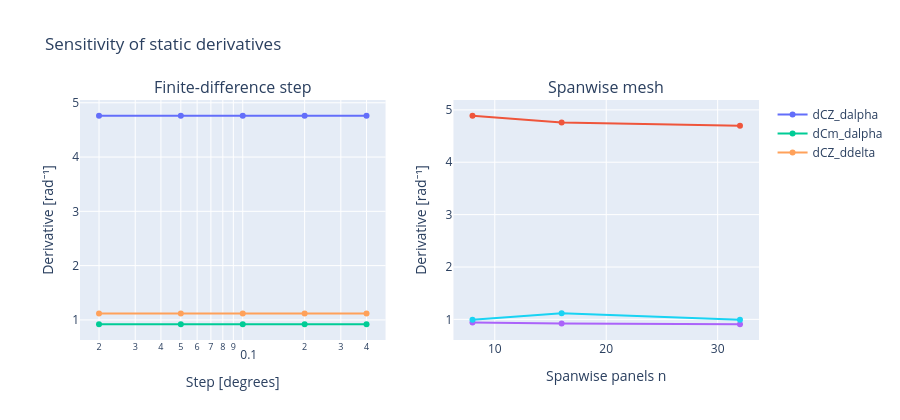

The notebook cell saved with this chart:
### Markdown cell above
## 6. Step-Size and Mesh Sensitivity

A central difference is local to the operating point. Compare several angular steps at a fixed mesh, then refine the spanwise panel count while keeping the chordwise count and step fixed. A plateau in step size or a small difference between two meshes is useful evidence, but neither proves mesh convergence or physical accuracy. Near geometric discontinuities, panel-boundary effects can affect control derivatives; inspect the results rather than assuming monotonic convergence.

### Code cell
steps_deg = np.array([0.02, 0.05, 0.1, 0.2, 0.4])
step_study = []
for step in steps_deg:
    with contextlib.redirect_stdout(io.StringIO()):
        value = case.calculate_static_derivatives(step_deg=float(step))
    step_study.append({'step_deg': step, 'dCZ_dalpha': value['alpha']['dCZ_dalpha'],
                       'dCm_dalpha': value['alpha']['dCm_dalpha'],
                       'dCZ_ddelta': value['controls']['wing_section_1']['dCZ_ddelta']})

mesh_study = []
for span_panels in (8, 16, 32):
    mesh_case = solve_case(wing, n=span_panels, m=4)
    with contextlib.redirect_stdout(io.StringIO()):
        value = mesh_case.calculate_static_derivatives(step_deg=0.1)
    mesh_study.append({'n': span_panels, 'm': 4, 'dCZ_dalpha': value['alpha']['dCZ_dalpha'],
                       'dCm_dalpha': value['alpha']['dCm_dalpha'],
                       'dCZ_ddelta': value['controls']['wing_section_1']['dCZ_ddelta']})

print('Step [deg]    dCZ/dalpha    dCm/dalpha    dCZ/ddelta [rad⁻¹]')
for row in step_study:
    print(f"{row['step_deg']:10.3f} {row['dCZ_dalpha']:+13.6f} {row['dCm_dalpha']:+13.6f} {row['dCZ_ddelta']:+13.6f}")
print('\nSpanwise meshes (m=4, step=0.1°):')
for row in mesh_study:
    print(f"n={row['n']:2d}: dCZ/dalpha={row['dCZ_dalpha']:+.6f}, dCm/dalpha={row['dCm_dalpha']:+.6f}, dCZ/ddelta={row['dCZ_ddelta']:+.6f}")
assert all(np.isfinite([row['dCZ_dalpha'], row['dCm_dalpha'], row['dCZ_ddelta']]).all() for row in step_study + mesh_study)

fig_sensitivity = make_subplots(rows=1, cols=2, subplot_titles=('Finite-difference step', 'Spanwise mesh'))
for name in ('dCZ_dalpha', 'dCm_dalpha', 'dCZ_ddelta'):
    fig_sensitivity.add_trace(go.Scatter(x=steps_deg, y=[row[name] for row in step_study], mode='lines+markers', name=name), row=1, col=1)
    fig_sensitivity.add_trace(go.Scatter(x=[row['n'] for row in mesh_study], y=[row[name] for row in mesh_study], mode='lines+markers', name=name, showlegend=False), row=1, col=2)
fig_sensitivity.update_xaxes(title_text='Step [degrees]', type='log', row=1, col=1)
fig_sensitivity.update_xaxes(title_text='Spanwise panels n', row=1, col=2)
fig_sensitivity.update_yaxes(title_text='Derivative [rad⁻¹]')
fig_sensitivity.update_layout(title='Sensitivity of static derivatives', height=420)
fig_sensitivity.show()

### Figure 1 — Plotly figure (JSON) as saved in the notebook; plotly's stock layout.template omitted (floating-point values rounded to 4 significant figures)
{"data": [{"mode": "lines+markers", "name": "dCZ_dalpha", "type": "scatter", "x": [0.02, 0.05, 0.1, 0.2, 0.4], "xaxis": "x", "y": [4.761, 4.761, 4.761, 4.761, 4.761], "yaxis": "y"}, {"mode": "lines+markers", "name": "dCZ_dalpha", "showlegend": false, "type": "scatter", "x": [8, 16, 32], "xaxis": "x2", "y": [4.887, 4.761, 4.698], "yaxis": "y2"}, {"mode": "lines+markers", "name": "dCm_dalpha", "type": "scatter", "x": [0.02, 0.05, 0.1, 0.2, 0.4], "xaxis": "x", "y": [0.9199, 0.9199, 0.9199, 0.9199, 0.9199], "yaxis": "y"}, {"mode": "lines+markers", "name": "dCm_dalpha", "showlegend": false, "type": "scatter", "x": [8, 16, 32], "xaxis": "x2", "y": [0.94, 0.9199, 0.9069], "yaxis": "y2"}, {"mode": "lines+markers", "name": "dCZ_ddelta", "type": "scatter", "x": [0.02, 0.05, 0.1, 0.2, 0.4], "xaxis": "x", "y": [1.117, 1.117, 1.117, 1.117, 1.117], "yaxis": "y"}, {"mode": "lines+markers", "name": "dCZ_ddelta", "showlegend": false, "type": "scatter", "x": [8, 16, 32], "xaxis": "x2", "y": [0.9916, 1.117, 0.9908], "yaxis": "y2"}], "layout": {"annotations": [{"font": {"size": 16}, "showarrow": false, "text": "Finite-difference step", "x": 0.225, "xanchor": "center", "xref": "paper", "y": 1, "yanchor": "bottom", "yref": "paper"}, {"font": {"size": 16}, "showarrow": false, "text": "Spanwise mesh", "x": 0.775, "xanchor": "center", "xref": "paper", "y": 1, "yanchor": "bottom", "yref": "paper"}], "height": 420, "title": {"text": "Sensitivity of static derivatives"}, "xaxis": {"anchor": "y", "domain": [0, 0.45], "title": {"text": "Step [degrees]"}, "type": "log"}, "xaxis2": {"anchor": "y2", "domain": [0.55, 1], "title": {"text": "Spanwise panels n"}}, "yaxis": {"anchor": "x", "domain": [0, 1], "title": {"text": "Derivative [rad⁻¹]"}}, "yaxis2": {"anchor": "x2", "domain": [0, 1], "title": {"text": "Derivative [rad⁻¹]"}}}}
